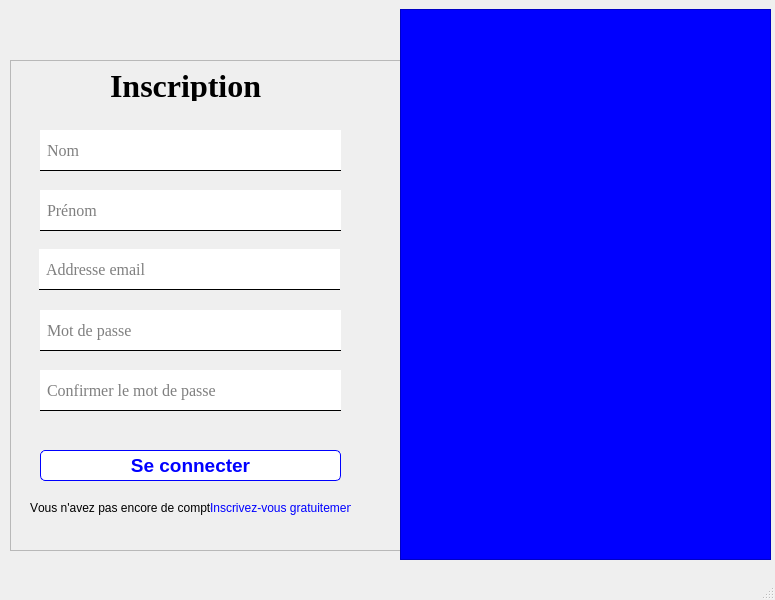
<?xml version="1.0" encoding="UTF-8"?>
<ui version="4.0">
 <class>MainWindow</class>
 <widget class="QMainWindow" name="MainWindow">
  <property name="geometry">
   <rect>
    <x>0</x>
    <y>0</y>
    <width>775</width>
    <height>600</height>
   </rect>
  </property>
  <property name="windowTitle">
   <string>MainWindow</string>
  </property>
  <property name="styleSheet">
   <string notr="true"/>
  </property>
  <widget class="QWidget" name="centralwidget">
   <widget class="QFrame" name="frame">
    <property name="geometry">
     <rect>
      <x>10</x>
      <y>60</y>
      <width>391</width>
      <height>491</height>
     </rect>
    </property>
    <property name="font">
     <font>
      <kerning>false</kerning>
     </font>
    </property>
    <property name="frameShape">
     <enum>QFrame::StyledPanel</enum>
    </property>
    <property name="frameShadow">
     <enum>QFrame::Raised</enum>
    </property>
    <widget class="QLabel" name="label">
     <property name="geometry">
      <rect>
       <x>100</x>
       <y>10</y>
       <width>161</width>
       <height>31</height>
      </rect>
     </property>
     <property name="font">
      <font>
       <family>Times New Roman</family>
       <pointsize>24</pointsize>
       <weight>75</weight>
       <bold>true</bold>
       <underline>false</underline>
      </font>
     </property>
     <property name="text">
      <string>Inscription</string>
     </property>
    </widget>
    <widget class="QLineEdit" name="lineEdit">
     <property name="enabled">
      <bool>true</bool>
     </property>
     <property name="geometry">
      <rect>
       <x>29</x>
       <y>189</y>
       <width>301</width>
       <height>41</height>
      </rect>
     </property>
     <property name="font">
      <font>
       <family>Times New Roman</family>
       <pointsize>12</pointsize>
      </font>
     </property>
     <property name="statusTip">
      <string/>
     </property>
     <property name="styleSheet">
      <string notr="true">QLineEdit {
border: 1px solid black;
border-top: 0px;
border-left: 0px;
border-right: 0px;
padding: 5px;
}</string>
     </property>
     <property name="inputMask">
      <string/>
     </property>
     <property name="text">
      <string/>
     </property>
     <property name="placeholderText">
      <string>Addresse email</string>
     </property>
    </widget>
    <widget class="QLineEdit" name="lineEdit_2">
     <property name="enabled">
      <bool>true</bool>
     </property>
     <property name="geometry">
      <rect>
       <x>30</x>
       <y>250</y>
       <width>301</width>
       <height>41</height>
      </rect>
     </property>
     <property name="font">
      <font>
       <family>Times New Roman</family>
       <pointsize>12</pointsize>
      </font>
     </property>
     <property name="statusTip">
      <string/>
     </property>
     <property name="styleSheet">
      <string notr="true">QLineEdit {
border: 1px solid black;
border-top: 0px;
border-left: 0px;
border-right: 0px;
padding: 5px;
}</string>
     </property>
     <property name="inputMask">
      <string/>
     </property>
     <property name="text">
      <string/>
     </property>
     <property name="placeholderText">
      <string>Mot de passe</string>
     </property>
    </widget>
    <widget class="QPushButton" name="connection">
     <property name="geometry">
      <rect>
       <x>30</x>
       <y>390</y>
       <width>301</width>
       <height>31</height>
      </rect>
     </property>
     <property name="font">
      <font>
       <family>Arial</family>
       <pointsize>14</pointsize>
       <weight>75</weight>
       <bold>true</bold>
      </font>
     </property>
     <property name="styleSheet">
      <string notr="true">QPushButton#connection {
background-color:  white;
color: rgb(0, 0, 255);
border-radius: 5px;
border: 1px solid rgb(0, 0, 255);
}

QPushButton#connection::hover {
background-color:  rgb(0, 0, 255);
color: white;
border-radius: 5px;
border: 1px solid rgb(0, 0, 255);
}</string>
     </property>
     <property name="text">
      <string>Se connecter</string>
     </property>
    </widget>
    <widget class="QLabel" name="label_2">
     <property name="geometry">
      <rect>
       <x>20</x>
       <y>440</y>
       <width>181</width>
       <height>16</height>
      </rect>
     </property>
     <property name="text">
      <string>Vous n'avez pas encore de compte ?</string>
     </property>
    </widget>
    <widget class="QLabel" name="inscription">
     <property name="geometry">
      <rect>
       <x>200</x>
       <y>440</y>
       <width>141</width>
       <height>16</height>
      </rect>
     </property>
     <property name="font">
      <font>
       <underline>false</underline>
      </font>
     </property>
     <property name="styleSheet">
      <string notr="true">QLabel#inscription {
color: rgb(0, 0, 255);
}

QLabel#inscription::hover {
font-weight: bold;
text-decoration: underline;
}</string>
     </property>
     <property name="text">
      <string>Inscrivez-vous gratuitement</string>
     </property>
    </widget>
    <widget class="QLineEdit" name="lineEdit_3">
     <property name="enabled">
      <bool>true</bool>
     </property>
     <property name="geometry">
      <rect>
       <x>30</x>
       <y>130</y>
       <width>301</width>
       <height>41</height>
      </rect>
     </property>
     <property name="font">
      <font>
       <family>Times New Roman</family>
       <pointsize>12</pointsize>
      </font>
     </property>
     <property name="statusTip">
      <string/>
     </property>
     <property name="styleSheet">
      <string notr="true">QLineEdit {
border: 1px solid black;
border-top: 0px;
border-left: 0px;
border-right: 0px;
padding: 5px;
}</string>
     </property>
     <property name="inputMask">
      <string/>
     </property>
     <property name="text">
      <string/>
     </property>
     <property name="placeholderText">
      <string>Prénom</string>
     </property>
    </widget>
    <widget class="QLineEdit" name="lineEdit_4">
     <property name="enabled">
      <bool>true</bool>
     </property>
     <property name="geometry">
      <rect>
       <x>30</x>
       <y>70</y>
       <width>301</width>
       <height>41</height>
      </rect>
     </property>
     <property name="font">
      <font>
       <family>Times New Roman</family>
       <pointsize>12</pointsize>
      </font>
     </property>
     <property name="statusTip">
      <string/>
     </property>
     <property name="styleSheet">
      <string notr="true">QLineEdit {
border: 1px solid black;
border-top: 0px;
border-left: 0px;
border-right: 0px;
padding: 5px;
}</string>
     </property>
     <property name="inputMask">
      <string/>
     </property>
     <property name="text">
      <string/>
     </property>
     <property name="placeholderText">
      <string>Nom</string>
     </property>
    </widget>
    <widget class="QLineEdit" name="lineEdit_5">
     <property name="enabled">
      <bool>true</bool>
     </property>
     <property name="geometry">
      <rect>
       <x>30</x>
       <y>310</y>
       <width>301</width>
       <height>41</height>
      </rect>
     </property>
     <property name="font">
      <font>
       <family>Times New Roman</family>
       <pointsize>12</pointsize>
      </font>
     </property>
     <property name="statusTip">
      <string/>
     </property>
     <property name="styleSheet">
      <string notr="true">QLineEdit {
border: 1px solid black;
border-top: 0px;
border-left: 0px;
border-right: 0px;
padding: 5px;
}</string>
     </property>
     <property name="inputMask">
      <string/>
     </property>
     <property name="text">
      <string/>
     </property>
     <property name="placeholderText">
      <string>Confirmer le mot de passe</string>
     </property>
    </widget>
   </widget>
   <widget class="QFrame" name="frame_2">
    <property name="geometry">
     <rect>
      <x>400</x>
      <y>9</y>
      <width>371</width>
      <height>551</height>
     </rect>
    </property>
    <property name="styleSheet">
     <string notr="true">background-color: rgb(0, 0, 255);
color: rgb(0, 0, 255);</string>
    </property>
    <property name="frameShape">
     <enum>QFrame::StyledPanel</enum>
    </property>
    <property name="frameShadow">
     <enum>QFrame::Raised</enum>
    </property>
   </widget>
  </widget>
  <widget class="QMenuBar" name="menubar">
   <property name="geometry">
    <rect>
     <x>0</x>
     <y>0</y>
     <width>775</width>
     <height>21</height>
    </rect>
   </property>
  </widget>
  <widget class="QStatusBar" name="statusbar"/>
 </widget>
 <resources/>
 <connections/>
</ui>
